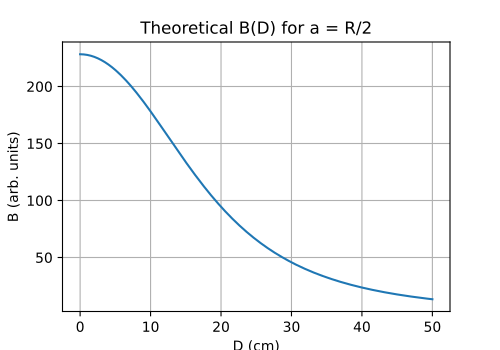

Python code for this plot:
import numpy as np
import matplotlib.pyplot as plt

R = 0.2
a = R/2
D = np.linspace(0,0.5,200)

def B_func(D):
    return ( 1/((R**2 + (D - a/2)**2)**1.5) +
             1/((R**2 + (D + a/2)**2)**1.5) )

plt.figure(figsize=(5,3.5))
plt.plot(D*100, B_func(D))
plt.xlabel("D (cm)")
plt.ylabel("B (arb. units)")
plt.title("Theoretical B(D) for a = R/2")
plt.grid()
plt.savefig("fig-01.pdf")
# plt.show()
